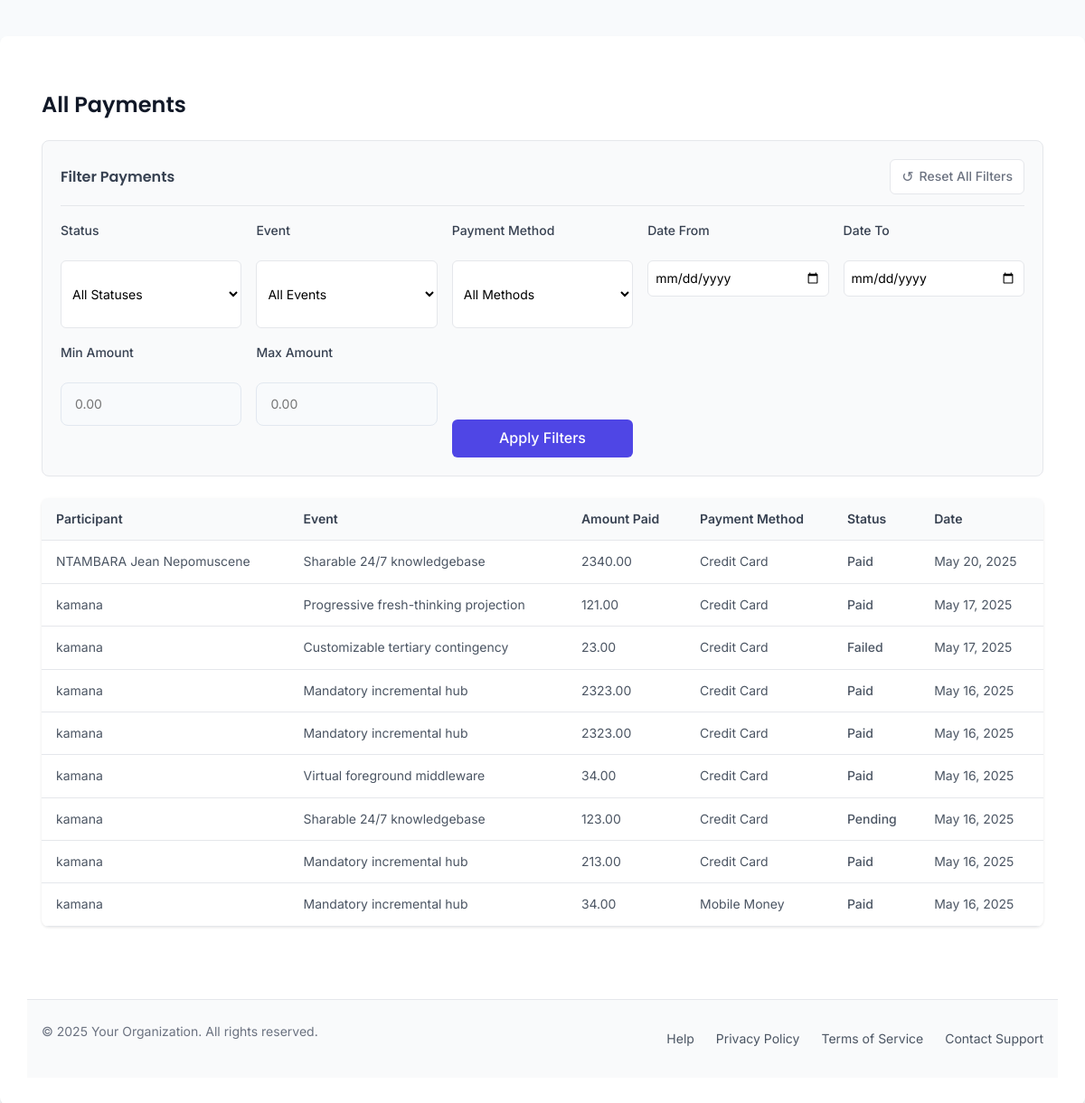
Before: /payments/ with the older database file.
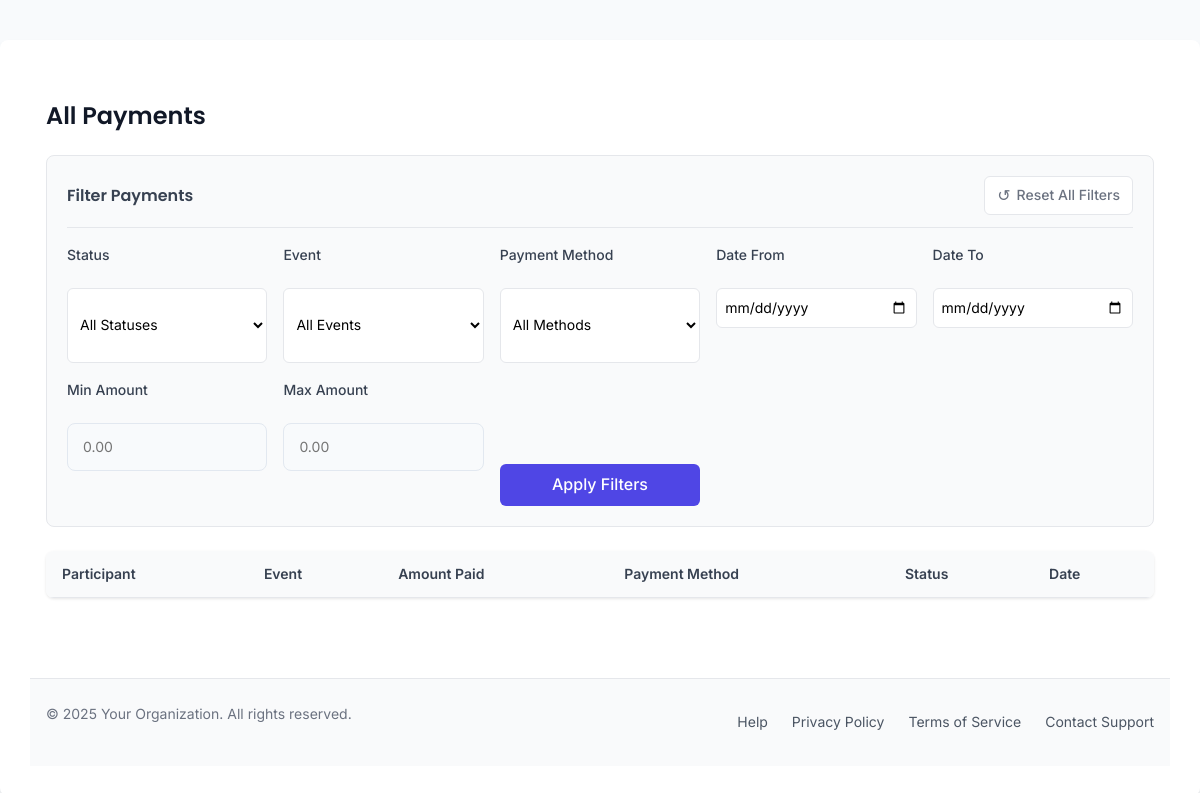
After: the same page with the newer database file.
### event_app/models.py (models this page shows, shortened)
class Payment(models.Model):
    PAYMENT_STATUS_CHOICES = [
        ('PAID', 'Paid'),
        ('PENDING', 'Pending'),
        ('FAILED', 'Failed')
    ]
    PAYMENT_METHOD_CHOICES = [
        ('CREDIT_CARD', 'Credit Card'),
        ('MOBILE_MONEY', 'Mobile Money'),
        ('BANK_TRANSFER', 'Bank Transfer'),
        ('PAYPAL', 'PayPal'),
        ('CASH', 'Cash'),
    ]
    participant = models.ForeignKey(Participant_management, on_delete=models.CASCADE)
    event = models.ForeignKey(Event_management, on_delete=models.CASCADE)
    amount_paid = models.DecimalField(max_digits=8, decimal_places=2)
    payment_method = models.CharField(max_length=20, choices=PAYMENT_METHOD_CHOICES)
    payment_date = models.DateField(auto_now_add=True)
    transaction_id = models.CharField(max_length=100)
    payment_status = models.CharField(max_length=10, choices=PAYMENT_STATUS_CHOICES)
    card_number = models.CharField(max_length=19, blank=True, null=True)  # Stored securely or masked
    cardholder_name = models.CharField(max_length=100, blank=True, null=True)

class Participant_management(models.Model):
    UNIVERSITY_CHOICES = [
        ('University of Rwanda', 'University of Rwanda'),
        ('Kigali Independent University (ULK)', 'Kigali Independent University (ULK)'),
        ('Adventist University of Central Africa (AUCA)', 'Adventist University of Central Africa (AUCA)'),
        ('Kigali Health Institute', 'Kigali Health Institute'),
        ('INES Ruhengeri', 'INES Ruhengeri'),
        ('Other', 'Other'),
    ]
    user = models.OneToOneField(User, on_delete=models.CASCADE, null=True, blank=True)
    name = models.CharField(max_length=150)
    email = models.EmailField()
    phone_number = models.CharField(max_length=20)
    sex = models.CharField(max_length=1)
    university = models.CharField(
        max_length=100,
        choices=UNIVERSITY_CHOICES,
        default='University of Rwanda',
        verbose_name="University"
    )
    Event = models.ForeignKey('Event_management', on_delete=models.CASCADE)
    def __str__(self):
        return self.name

class Event_management(models.Model):
    CAMPUS_CHOICES = [
        ('Nyarugenge Campus', 'Nyarugenge Campus: College of Science and Technology (CST)'),
        ('Gikondo Campus', 'Gikondo Campus: College of Business and Economics (CBE)'),
        ('Remera Campus', 'Remera Campus: College of Medicine and Health Sciences (CMHS)'),
        ('Huye Campus', 'Huye Campus'),
        ('Busogo Campus', 'Busogo Campus: College of Agriculture, Animal Sciences and Veterinary Medicine (CAVM)'),
        ('Nyagatare Campus', 'Nyagatare Campus'),
        ('Rukara Campus', 'Rukara Campus: College of Education (CE)'),
        ('Rusizi Campus', 'Rusizi Campus'),
        ('Rwamagana Campus', 'Rwamagana Campus'),
        ('Rubirizi Campus', 'Rubirizi Campus'),
        ('Nyamishaba Campus', 'Nyamishaba Campus'),
        ('Kicukiro Campus', 'Kicukiro Campus'),
        ('Kavumu Campus', 'Kavumu Campus'),
        ('Tumba Campus', 'Tumba Campus'),
    ]
    title = models.CharField(max_length=100)
    description = models.TextField()
    start_date = models.DateField()
    end_date = models.DateField()
    location = models.CharField(
        max_length=100,
        choices=CAMPUS_CHOICES,
        default='Nyarugenge Campus',
        verbose_name="Event Location (Campus)"
    )
    category = models.ForeignKey(Category, on_delete=models.CASCADE)
    is_free = models.BooleanField(default=True)
    price = models.DecimalField(max_digits=8, decimal_places=2, default=0.00)
    image = models.ImageField(upload_to='events/', blank=True, null=True)
    available_tickets = models.PositiveIntegerField(default=0)
    def __str__(self):
        return self.title

### event_app/views.py (the view)
# urls.py: path('payments/', views.admin_payments, name='admin_payments'),
def admin_payments(request):
    payments = Payment.objects.select_related(
        'participant', 'event'
    ).order_by('-payment_date')
    return render(request, 'admin_payments.html', {'payments': payments})

### event_app/templates/admin_payments.html (shortened to what the changed rows need)
{% extends 'base.html' %}
{% block content %}
<div class="payments-container">
    <h2 class="payments-title">All Payments</h2>
    <div class="table-responsive">
        <table class="payments-table">
            <thead>
                <tr>
                    <th>Participant</th>
                    <th>Event</th>
                    <th>Amount Paid</th>
                    <th>Payment Method</th>
                    <th>Status</th>
                    <th>Date</th>
                </tr>
            </thead>
            <tbody>
                {% for payment in payments %}
                <tr>
                    <td>{{ payment.participant }}</td>
                    <td>{{ payment.event }}</td>
                    <td>{{ payment.amount_paid }}</td>
                    <td>{{ payment.get_payment_method_display }}</td>
                    <td class="status-cell status-{{ payment.payment_status }}">{{ payment.get_payment_status_display }}</td>
                    <td>{{ payment.payment_date }}</td>
                </tr>
                {% endfor %}
            </tbody>
        </table>
    </div>
</div>
{% endblock %}

Changed rows visible on the page:
removed Payment: participant "NTAMBARA Jean Nepomuscene", event "Sharable 24/7 knowledgebase", amount_paid "2340.00", payment_method "Credit Card", payment_status "Paid", payment_date "May 20, 2025"
removed Payment: participant "kamana", event "Progressive fresh-thinking projection", amount_paid "121.00", payment_method "Credit Card", payment_status "Paid", payment_date "May 17, 2025"
removed Payment: participant "kamana", event "Customizable tertiary contingency", amount_paid "23.00", payment_method "Credit Card", payment_status "Failed", payment_date "May 17, 2025"
removed Payment: participant "kamana", event "Mandatory incremental hub", amount_paid "2323.00", payment_method "Credit Card", payment_status "Paid", payment_date "May 16, 2025"
removed Payment: participant "kamana", event "Mandatory incremental hub", amount_paid "2323.00", payment_method "Credit Card", payment_status "Paid", payment_date "May 16, 2025"
removed Payment: participant "kamana", event "Virtual foreground middleware", amount_paid "34.00", payment_method "Credit Card", payment_status "Paid", payment_date "May 16, 2025"
removed Payment: participant "kamana", event "Sharable 24/7 knowledgebase", amount_paid "123.00", payment_method "Credit Card", payment_status "Pending", payment_date "May 16, 2025"
removed Payment: participant "kamana", event "Mandatory incremental hub", amount_paid "213.00", payment_method "Credit Card", payment_status "Paid", payment_date "May 16, 2025"
removed Payment: participant "kamana", event "Mandatory incremental hub", amount_paid "34.00", payment_method "Mobile Money", payment_status "Paid", payment_date "May 16, 2025"
